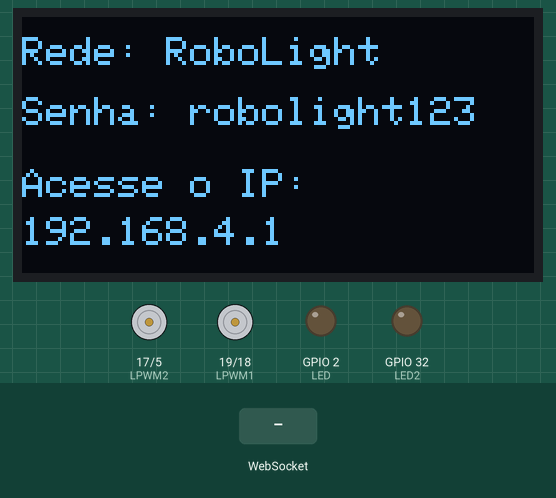
Simulated run of this sketch. Board: ESP32. Shown: 128×64 one-colour display, motor-driver pin pairs drawn as motors (green arrow = first pin HIGH = forward, orange = second pin HIGH = backward, longer = more drive), output pins drawn as LEDs (lit = HIGH). Inputs (shaded band) come from the test bench. What the sketch prints to the serial monitor is not drawn.

Above: at 3.2 s.
3.3 s: WebSocket text "ON" received
At 4.3 s:
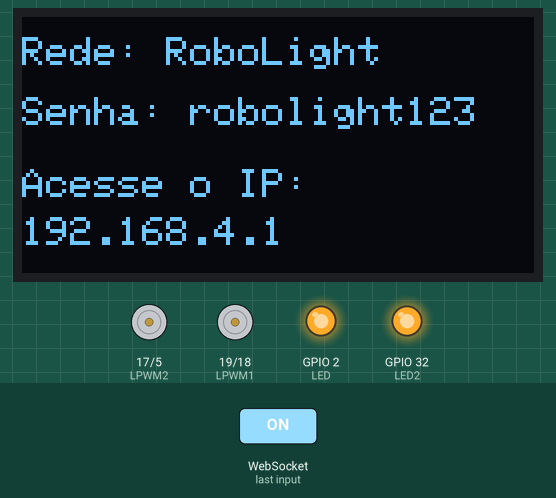
4.8 s: WebSocket text "E" received
At 5.4 s:
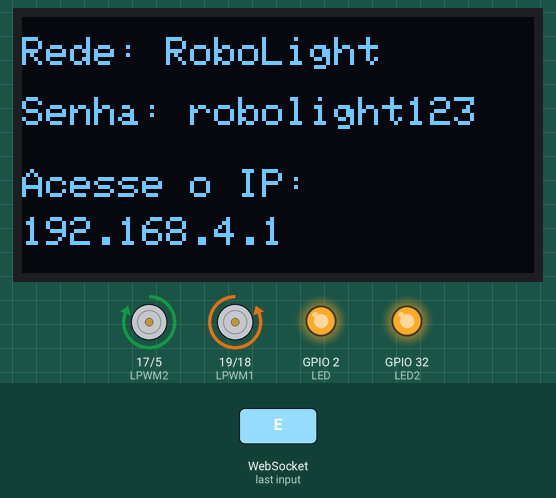
6.3 s: WebSocket text "OFF" received
At 6.6 s:
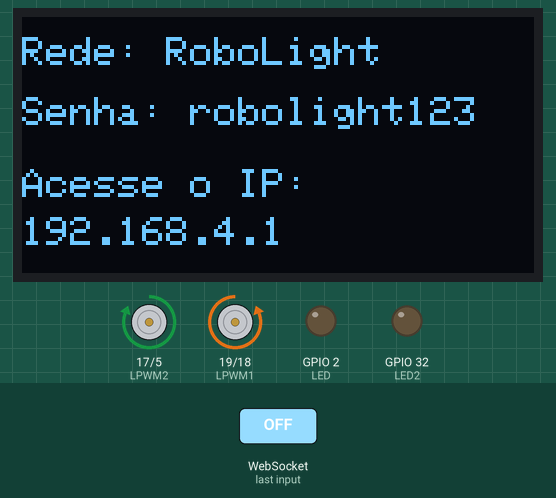
Timing chart, 0 to 9.3 s (numbered marks = the images above; inputs shaded):
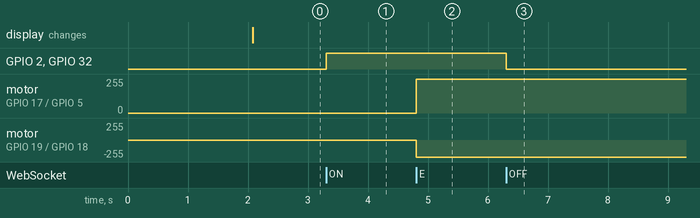

The sketch:

RoboLight.ino
```cpp
// ===== RoboLight - ESP32 controlado por página web (WebSocket) =====
#include <WiFi.h>              // Wi-Fi (aqui usado para criar a rede)
#include <WebServer.h>         // servidor web simples (porta 80)
#include <WebSocketsServer.h>  // comunicação em tempo real com a página (porta 81)

#define LED 2                  // pino do LED da placa, controlado pela página
#define LED2 32                // pino da luz auxiliar, controlada pelo mesmo botão

WebServer server(80);                  // servidor que entrega a página HTML
WebSocketsServer webSocket(81);        // servidor que recebe os comandos dos botões
bool LEDonoff = false;                 // guarda se o LED está ligado (true) ou desligado (false)

// Os arquivos abaixo precisam ficar na mesma pasta do .ino
// (a ordem importa: um usa o que o anterior criou)
#include "html_page.h"         // texto da página web
#include "PonteH.h"            // funções que mexem nos motores
#include "LCD.h"               // funções do display OLED
#include "WiFiAP.h"            // cria a rede Wi-Fi da ESP32
#include "functions.h"         // trata os comandos recebidos da página

void setup() {
  Serial.begin(115200);                  // liga o monitor serial para mensagens de teste
  pinMode(LED, OUTPUT);                  // LED é saída
  pinMode(LED2, OUTPUT);                 // luz auxiliar é saída

  Init_PonteH();                         // configura os pinos PWM das pontes H
  logoMekhos();                          // mostra o logo no display
  Init_wifi();                           // cria a rede Wi-Fi
  LCDprintIP(AP_SSID, AP_SENHA);         // mostra no display o nome, a senha e o IP da rede

  server.on("/", webpage);               // quando abrirem o IP, entrega a página
  server.begin();                        // inicia o servidor web
  webSocket.begin();                     // inicia o servidor WebSocket
  webSocket.onEvent(webSocketEvent);     // diz qual função trata as mensagens recebidas
}

void loop() {
  webSocket.loop();      // verifica se chegou comando novo da página
  server.handleClient(); // atende quem está abrindo a página
}
```

PonteH.h
```cpp
// ===== Controle dos motores com duas pontes H (BTS7960) =====
const int FREQ = 5000;   // frequência do PWM em Hz
const int RES  = 8;      // resolução de 8 bits (valores de 0 a 255)
int velPct = 100;        // velocidade em % (0 a 100), muda pela barra da página

// Pinos da ponte 1 (motor esquerdo) e da ponte 2 (motor direito)
const int RPWM1 = 18;  // ponte 1, sentido 1
const int LPWM1 = 19;  // ponte 1, sentido 2
const int RPWM2 = 5;   // ponte 2, sentido 1
const int LPWM2 = 17;  // ponte 2, sentido 2

// Prepara os 4 canais de PWM e liga cada um a um pino
void Init_PonteH() {
  for (int c = 0; c < 4; c++) ledcSetup(c, FREQ, RES); // configura os canais 0, 1, 2 e 3
  ledcAttachPin(RPWM1, 0);  // canal 0 -> pino RPWM1
  ledcAttachPin(LPWM1, 1);  // canal 1 -> pino LPWM1
  ledcAttachPin(RPWM2, 2);  // canal 2 -> pino RPWM2
  ledcAttachPin(LPWM2, 3);  // canal 3 -> pino LPWM2
}

// Converte a velocidade de % (0 a 100) para PWM (0 a 255)
int vel() {
  return velPct * 255 / 100;
}

// Escreve a velocidade nos 4 canais de uma vez (a, b = ponte 1; c, d = ponte 2)
void mover(int a, int b, int c, int d) {
  ledcWrite(0, a);
  ledcWrite(1, b);
  ledcWrite(2, c);
  ledcWrite(3, d);
}

void frente()   { mover(vel(), 0, vel(), 0); }   // os dois motores para frente
void tras()     { mover(0, vel(), 0, vel()); }   // os dois motores para trás
void esquerda() { mover(vel(), 0, 0, vel()); }   // motores em sentidos opostos: gira para a esquerda
void direita()  { mover(0, vel(), vel(), 0); }   // motores em sentidos opostos: gira para a direita
void parado()   { mover(0, 0, 0, 0); }           // tudo em zero: robô para
```

WiFiAP.h
```cpp
// ===== A ESP32 cria a própria rede Wi-Fi (modo Access Point) =====
const char* AP_SSID  = "RoboLight";     // nome da rede que vai aparecer no celular/PC
const char* AP_SENHA = "robolight123";  // senha da rede (mínimo 8 caracteres)

void Init_wifi() {
  WiFi.mode(WIFI_AP);                // a ESP vira o roteador (não procura outra rede)
  WiFi.softAP(AP_SSID, AP_SENHA);    // cria a rede com o nome e a senha acima
  Serial.print("Rede criada. IP: ");
  Serial.println(WiFi.softAPIP());   // IP da ESP, normalmente 192.168.4.1
}
```

functions.h
```cpp
// ===== Funções do servidor =====

// Envia a página HTML para quem abriu o IP no navegador
void webpage() {
  server.send(200, "text/html", webpageCode);
}

// Chamada automaticamente a cada evento do WebSocket
// num = número do cliente, type = tipo do evento, payload = texto recebido
void webSocketEvent(uint8_t num, WStype_t type, uint8_t *payload, size_t tamanho) {

  // Cliente acabou de conectar: manda o estado atual do LED e da velocidade para a página
  if (type == WStype_CONNECTED) {
    webSocket.sendTXT(num, LEDonoff ? "ON" : "OFF");
    char buf[8];
    sprintf(buf, "V%d", velPct);       // monta o texto, ex: "V80"
    webSocket.sendTXT(num, buf);
    return;
  }

  // Cliente saiu (fechou a página ou perdeu o Wi-Fi): para o robô por segurança
  if (type == WStype_DISCONNECTED) {
    parado();
    return;
  }

  if (type != WStype_TEXT) return;   // ignora qualquer outro tipo de evento

  char *msg = (char *)payload;       // texto recebido, ex: "F", "ON", "V80"
  Serial.println(msg);               // mostra no monitor serial (útil para testar)

  // Comandos do LED: "ON" liga, "OFF" desliga
  if (strcmp(msg, "ON") == 0 || strcmp(msg, "OFF") == 0) {
    LEDonoff = (msg[1] == 'N');          // "ON" tem 'N' na 2ª letra, "OFF" não
    digitalWrite(LED, LEDonoff);         // liga ou desliga o LED da placa
    digitalWrite(LED2, LEDonoff);        // liga ou desliga a luz auxiliar
    webSocket.broadcastTXT(LEDonoff ? "ON" : "OFF"); // avisa todas as páginas abertas
    return;
  }

  // Velocidade: "V80" = 80%. atoi(msg + 1) lê o número depois do "V"
  if (msg[0] == 'V') {
    velPct = constrain(atoi(msg + 1), 0, 100);   // garante que fica entre 0 e 100
    return;                                      // vale a partir da próxima direção apertada
  }

  // Comandos de direção: uma letra só
  switch (msg[0]) {
    case 'F': frente();   break;  // Frente
    case 'T': tras();     break;  // Trás
    case 'D': direita();  break;  // Direita
    case 'E': esquerda(); break;  // Esquerda
    case 'P': parado();   break;  // Parado (a página manda ao soltar o botão)
  }
}
```

Source omitted: html_page.h (14080 bytes), LCD.h (data table, 8266 bytes)

Measured:
- after the input at 3.3 s, GPIO 2 (LED), GPIO 32 (LED2): LOW → HIGH at once
- after the input at 4.8 s, motor on GPIO 17 (LPWM2) / GPIO 5 (RPWM2): stopped → forward 255/255 at once; motor on GPIO 19 (LPWM1) / GPIO 18 (RPWM1): stopped → backward 255/255 at once
- after the input at 6.3 s, GPIO 2 (LED), GPIO 32 (LED2): HIGH → LOW at once
